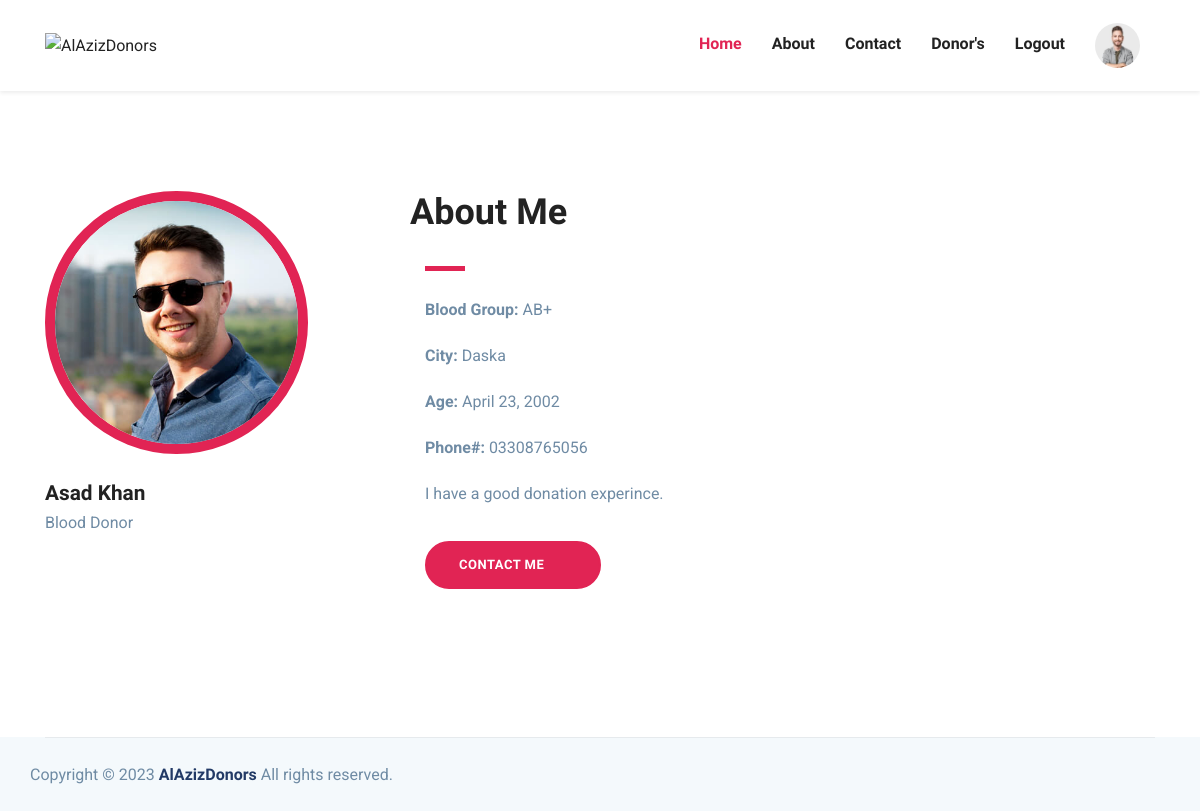
Screenshot of /donor-profile/2/ (signed in) with the database file from the repository.
### base/models.py (models this page shows, shortened)
class DonorRegister(models.Model):
    fname = models.CharField(max_length=50, blank=False, null=False)
    lname = models.CharField(max_length=50, blank=False, null=False)
    phone = models.CharField(max_length=11, blank=False, null=False)
    city = models.CharField(max_length=50, blank=False, null=False)
    bgroup = models.CharField(max_length=3, blank=False, null=False)
    donorid = models.CharField(max_length=15, unique=True)
    more = models.TextField(null=True, blank=True)
    dob = models.DateField(null=False, blank=False)
    ldonation = models.DateField(null=True, blank=True)
    img = models.ImageField(upload_to='images/', null=True, blank=True)
    user = models.OneToOneField(User, on_delete=models.CASCADE, unique=True, null=True, blank=True)

### base/views.py (the view)
# urls.py: path('donor-profile/<int:pk>/', views.DonorView.as_view(), name='donor-profile'),
class DonorView(View):
    template_name = "volunteer-profile.html"
    def get(self, request, pk):
        donor = DonorRegister.objects.get(pk=pk)
        context = {'donor': donor}
        return render(request, self.template_name, context)

### base/context_processors.py (called while the page is built)
def user_image(request):
    user_image_url = None
    if request.user.is_authenticated:
        try:
            user_data = DonorRegister.objects.get(user=request.user)
            user_image_url = user_data.img.url if user_data.img else None
        except DonorRegister.DoesNotExist:
            user_image_url = None
    return {'user_image_url': user_image_url}

### templates/volunteer-profile.html (shortened to what this page needs)
{% extends 'partials/index.html' %}
{% load static %}
{% block body %}
<section class="section ">
    <div class="container">
        <div class="row">
            <div class="col-lg-4 col-md-6">
                <div class="">
                    <img class="profile-image"
                        src="{% if donor.img %}{{ donor.img.url }}{% else %}{% static 'assets/images/default.png' %}{% endif %}"
                        alt="User Image">
                    <div class="info-block mt-4">
                        <h4 class="mb-0">{{ donor.fname }} {{ donor.lname }}</h4>
                        <p>Blood Donor</p>
                    </div>
                </div>
            </div>
            <div class="col-lg-8 col-md-6">
                <div class="donor-details mt-4 mt-lg-0">
                    <div class="row">
                        <div>
                            <h2 class="text-md">About Me</h2>
                        </div>
                    </div>
                    <div class="divider my-4"></div>
                    <p><strong>Blood Group: </strong>{{ donor.bgroup }}</p>
                    <p><strong>City: </strong>{{ donor.city }}</p>
                    <p><strong>Age: </strong>{{ donor.dob }}</p>
                    <p><strong>Phone#: </strong>{{ donor.phone }}</p>
                    <p>{{ donor.more }}</p>
                    <a href="tel:{{ donor.phone }}" class="btn btn-main-2 btn-round-full mt-3">
                        Contact Me <i class="icofont-simple-right ml-2"></i>
                    </a>
                </div>
            </div>
        </div>
    </div>
</section>
{% endblock body %}

### static/assets/css/style.css (style rules this page uses)
html { overflow-x: hidden; }
body { line-height: 1.6; font-family: "Roboto", sans-serif; -webkit-font-smoothing: antialiased; font-size: 16px; color: #6F8BA4; font-weight: 400; overflow-x: hidden; }
h1, .h1, h2, .h2, h3, .h3, h4, .h4, h5, .h5, h6, .h6 { font-family: "Exo", sans-serif; font-weight: 700; color: #222; }
h2, .h2 { font-size: 44px; }
h4, .h4 { font-size: 1.3rem; line-height: 30px; }
p { line-height: 30px; }
.btn { display: inline-block; font-size: 14px; font-size: 0.8125rem; font-weight: 700; letter-spacing: 0.5px; padding: 0.75rem 2rem; font-family: "Exo", sans-serif; text-transform: uppercase; border-radius: 5px; border: 2px solid transparent; transition: all 0.35s ease; }
.btn-main-2 { background: #e12454; color: #fff; border-color: #e12454; }
.btn-round-full { border-radius: 50px; }
.section { padding: 100px 0; }
.text-md { font-size: 2.25rem; }
a { color: #222; text-decoration: none; transition: all 0.35s ease; }
.divider { width: 40px; height: 5px; background: #e12454; }
.profile-image { width: 75%; height: 75%; object-fit: cover; border: #e12454 10px solid; border-radius: 50%; }

### rows the page displays
DonorRegister: img (picture), fname "Asad", lname "Khan", bgroup "AB+", city "Daska", dob "April 23, 2002", phone "03308765056", more "I have a good donation experince."
